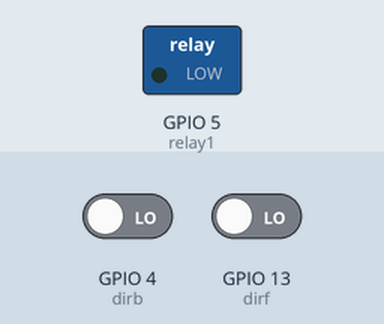
Recording of a sketch running on a simulated ESP8266 (NodeMCU). Parts: switched loads named in the sketch (green lamp = pin HIGH). The test bench sets the inputs (shaded band); at power-on: GPIO 4 (dirb) LOW, GPIO 13 (dirf) LOW. WiFi joins after 1.5 s; servers stay silent unless stated; what the sketch prints to the serial monitor is not drawn.

Above: at 2.7 s.
2.8 s: GPIO 4 (dirb) driven HIGH
At 3.4 s:
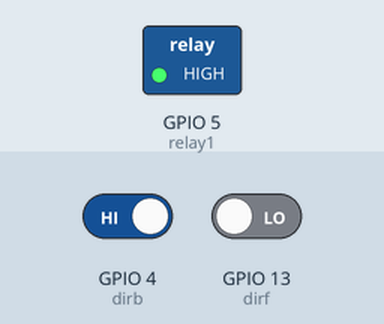
Timing chart, 0 to 5.8 s (numbered marks = the images above; inputs shaded):
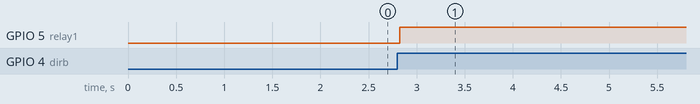

Measured:
- after the input at 2.8 s, GPIO 5 (relay1): LOW → HIGH at once

The sketch:

linetokentest143door0720remotelightnodemcuok.ino
```cpp
#include <ESP8266WiFi.h> //gpio 13,4 input ; 5 output
#include <WiFiClient.h>
//#include <DHT.h>
#include <TridentTD_LineNotify.h>

//#define DHTTYPE DHT11
//#define DHTPIN  0

// 修改成上述寄到登入郵箱的 Token號碼
#define LINE_TOKEN "4ypWH81DePFWyxNPbqh3OIy1YhWOjDzEcBwt61ZY0Pm"

// 設定無線基地台SSID跟密碼
const char* ssid     = "TP-LINK_2394";//TP-LINK_2394  jone
const char* password = "A12kec00";
const int dirf = 13; //detect gpio 13 input
int dirff ;//3 detect gpio 3
const int dirb = 4; //detect gpio 4 input
int dirfb ;//2 detect gpio 2
int relay1 = 5 ;  //GPIO 5 output
//DHT dht(DHTPIN, DHTTYPE, 11);    // 11 works fine for ESP8266

float humidity, temp_f;   // 從 DHT-11 讀取的值

unsigned long previousMillis = 0;        // will store last temp was read
const long interval = 2000;              // interval at which to read sensor

// 用不到以下兩個變數
// const char* host = "notify-api.line.me";
// const int httpsPort = 443;

void setup(void)
{
    pinMode(dirf,INPUT);
    pinMode(dirb,INPUT);
    pinMode(relay1,OUTPUT);
    digitalWrite(relay1,LOW);
  Serial.begin(9600);  // 設定速率 感測器
//  dht.begin();           // 初始化

  WiFi.mode(WIFI_STA);
  // 連接無線基地台
  WiFi.begin(ssid, password);
  Serial.print("\n\r \n\rWorking to connect");

  // 等待連線，並從 Console顯示 IP
  while (WiFi.status() != WL_CONNECTED) {
    delay(500);
    Serial.print(".");
  }
  Serial.println("");
  Serial.println("DHT Weather Reading Server");
  Serial.print("Connected to ");
  Serial.println(ssid);
  Serial.print("IP address: ");
  Serial.println(WiFi.localIP());
}

void loop(void)
{
   digitalWrite(relay1,LOW);
///    while (WiFi.status() != WL_CONNECTED) {
   delay(100);
  // 量測間等待至少 2 秒
/* unsigned long currentMillis = millis();

  if(currentMillis - previousMillis >= interval) {
    // 將最後讀取感測值的時間紀錄下來
    previousMillis = currentMillis;

    // 讀取溫度大約 250 微秒!
    humidity = dht.readHumidity();          // 讀取濕度(百分比)
    temp_f = dht.readTemperature(true);     // 讀取溫度(華氏)


    // 檢查兩個值是否為空值
    if (isnan(humidity) || isnan(temp_f)) {
       Serial.println("Failed to read from DHT sensor!");
       return;
    }
  }

  String tempe="溫度:"+String((int)(temp_f-32)*5/9)+"℃";
  String humid="濕度:"+String((int)humidity)+"％";

  // 顯示 Line版本 */
   dirff = digitalRead(dirf); //pin3
   dirfb = digitalRead(dirb); //pin2
  if (dirff == HIGH){   //Gpio 3 低電位觸發
    Serial.println(LINE.getVersion());

    LINE.setToken(LINE_TOKEN);

  // 先換行再顯示
  //LINE.notify("\n" + tempe + " ；" + humid);
  String tempe="DOOR OPEN:143號 一樓test";
    LINE.notify("\n" + tempe);
   digitalWrite(relay1,HIGH);
  // 每4分鐘發送一次
    delay(60000);//240000
  }
   else if (dirfb == HIGH){   //Gpio 2 低電位觸發
    Serial.println(LINE.getVersion());

    LINE.setToken(LINE_TOKEN);

  // 先換行再顯示
  //LINE.notify("\n" + tempe + " ；" + humid);
  String tempe="SENSER DETECT:143號 一樓test";
    LINE.notify("\n" + tempe);
   digitalWrite(relay1,HIGH);
  // 每4分鐘發送一次
    delay(60000);//240000
  }
    digitalWrite(relay1,LOW);
    delay(500);
}
```
